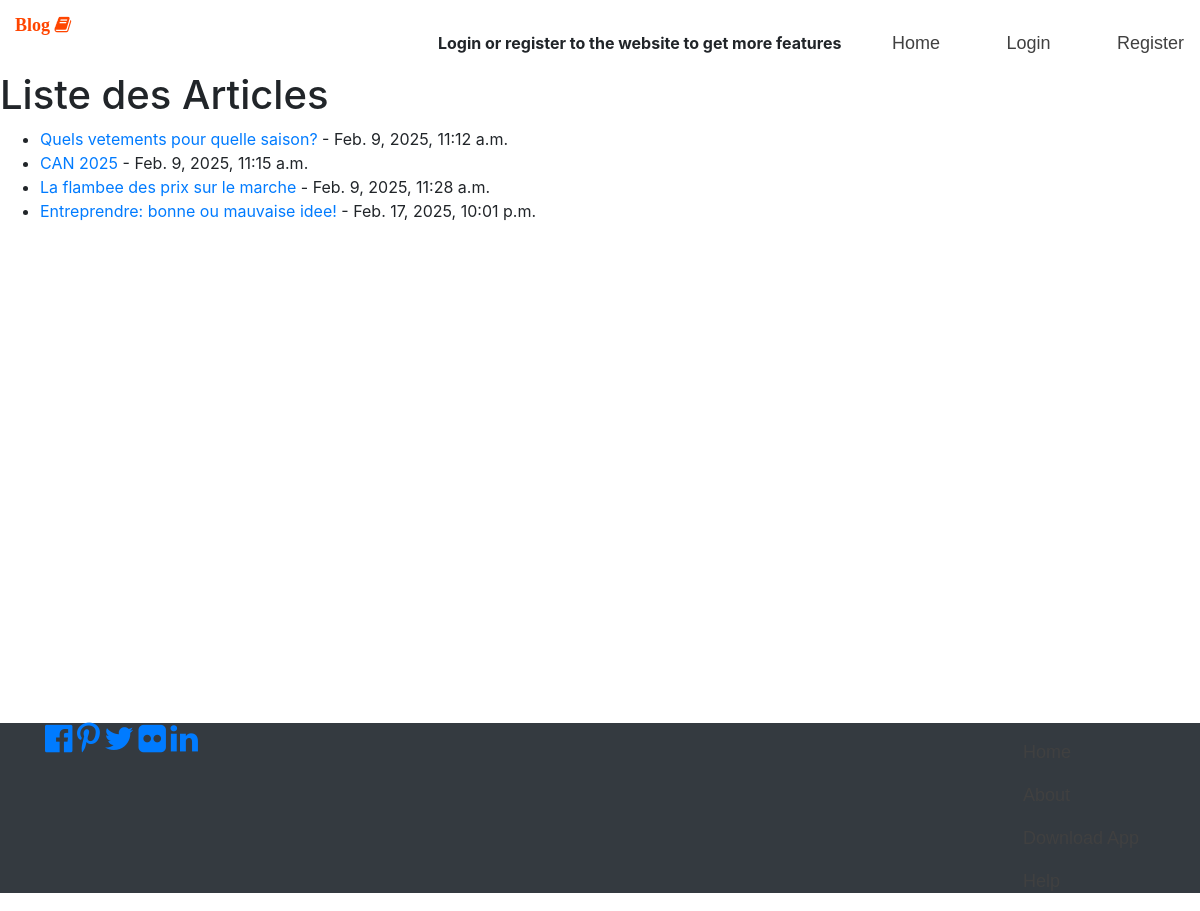
/posts/, run on the app's committed database.
### articles/models.py (models this page shows, shortened)
class Article(models.Model):
    titre = models.CharField(max_length=255)
    contenu = models.TextField()
    date_publication = models.DateTimeField(auto_now_add=True)
    categorie = models.ForeignKey('Categorie', on_delete=models.CASCADE)

### articles/views.py (the view)
# urls.py: path('posts/', liste_articles, name='liste-articles'),
def liste_articles(request):
    articles = Article.objects.all()
    return render(request, 'liste.html', {'articles': articles})

### articles/templates/liste.html (shortened to what this page needs)
{% extends 'base.html' %}
{% block content %}
    <h1>Liste des Articles</h1>
    <ul>
    {% for article in articles %}
    <li><a href="{% url 'post' article.id %}">{{ article.titre }}</a> - {{ article.date_publication }}</li>
    {% endfor %}
    </ul>
{% endblock content %}

### articles/templates/base.html (shortened to what this page needs)
<!DOCTYPE html>
<html lang="en">
<head>
    <link href="//maxcdn.bootstrapcdn.com/bootstrap/4.1.1/css/bootstrap.min.css" rel="stylesheet" id="bootstrap-css">
    <link rel="stylesheet" href="https://cdnjs.cloudflare.com/ajax/libs/font-awesome/4.7.0/css/font-awesome.min.css">
</head>
<body>
    <nav class="main-navigation">
        <div class="navbar-header animated fadeInUp">
            <a class="navbar-brand" href="#">Blog <i class="fa fa-book"></i></a>
        </div>
        <ul class="nav-list">
            {% if user.is_authenticated %}
            <li class="nav-list-item" style="text-decoration:underline; font-weight:bold">Logged in as {{ user.username }}</li>
            <li class="nav-list-item">
                <a href="{% url 'home' %}" class="nav-link">Home</a>
            </li>
            <li class="nav-list-item">
                <a href="{% url 'about' %}" class="nav-link">About Us</a>
            </li>
            <li class="nav-list-item">
                <a href="{% url 'liste-articles' %}" class="nav-link">Tous les posts</a>
            </li>
            <li class="nav-list-item">
                <a href="{% url 'article_create' %}" class="nav-link">Creer un nouvel article</a>
            </li>
            <li class="nav-list-item">
                <a href="" class="nav-link">Profile</a>
            </li>
            <li class="nav-list-item btn btn-warning">
                <a href="" class="nav-link">Logout</a>
            </li>
            {% else %}
            <li class="nav-list-item" style="font-weight:bold">Login or register to the website to get more features</li>
            <li class="nav-list-item">
                <a href="{% url 'home' %}" class="nav-link">Home</a>
            </li>
            <li class="nav-list-item"><a class="nav-link" href="">Login</a></li>
            <li class="nav-list-item"><a class="nav-link" href="">Register</a></li>
            {% endif %}
        </ul>
    </nav>
    {% block content %}{% endblock%}
<footer class="footer p-t-1 bg-dark text-white" style="height: 170px;
  margin-top: 500px; color: white !important">
        <div class="container">
            <div class="pull-right">
                <nav class="navbar" style="background:transparent; color: black;">
                    <nav class="nav navbar-nav pull-xs-left">
                        <a class="nav-item nav-link" href="#">Home</a>
                        <a class="nav-item nav-link" href="#">About</a>
                        <a class="nav-item nav-link" href="#">Download App</a>
                        <a class="nav-item nav-link" href="#">Help</a>
                    </nav>
                </nav>
            </div>
            <a href="#"><i class="fa fa-facebook-official fa-2x"></i></a>
            <a href="#"><i class="fa fa-pinterest-p fa-2x"></i></a>
            <a href="#"><i class="fa fa-twitter fa-2x"></i></a>
            <a href="#"><i class="fa fa-flickr fa-2x"></i></a>
            <a href="#"><i class="fa fa-linkedin fa-2x"></i></a>
        </div>
    </footer>
</body>
</html>

### articles/templates/base.html (style rules this page uses)
body { margin: 0; }
a.navbar-brand { float: left; height: 50px; padding: 15px 15px; font-size: 18px; line-height: 20px; text-decoration: none; color: orangered; font-family: cursive; font-weight: 700; }
nav.main-navigation { position: relative; }
nav.main-navigation ul.nav-list { margin: 0; padding: 0; list-style: none; position: relative; text-align: right; }
.nav-list li.nav-list-item { display: inline-block; line-height: 40px; margin-left: 30px; margin-top: 15px; }
a.nav-link { text-decoration: none; font-size: 18px; font-family: sans-serif; font-weight: 500; cursor: pointer; position: relative; color: #404040; }
.nav-list li { animation: FadeIn 1s cubic-bezier(0.65, 0.05, 0.36, 1); animation-fill-mode: both; }
.nav-list li:nth-child(1) { animation-delay: .3s; }
.nav-list li:nth-child(2) { animation-delay: .6s; }
.nav-list li:nth-child(3) { animation-delay: .9s; }
.nav-list li:nth-child(4) { animation-delay: 1.2s; }
.animated { animation-duration: 1s; animation-fill-mode: both; -webkit-animation-duration: 1s; -webkit-animation-fill-mode: both }
.fadeInUp { opacity: 0; animation-name: fadeInUp; -webkit-animation-name: fadeInUp; }

### data on the page
Article: titre "Quels vetements pour quelle saison?", date_publication "Feb. 9, 2025, 11:12 a.m."
Article: titre "CAN 2025", date_publication "Feb. 9, 2025, 11:15 a.m."
Article: titre "La flambee des prix sur le marche", date_publication "Feb. 9, 2025, 11:28 a.m."
Article: titre "Entreprendre: bonne ou mauvaise idee!", date_publication "Feb. 17, 2025, 10:01 p.m."
